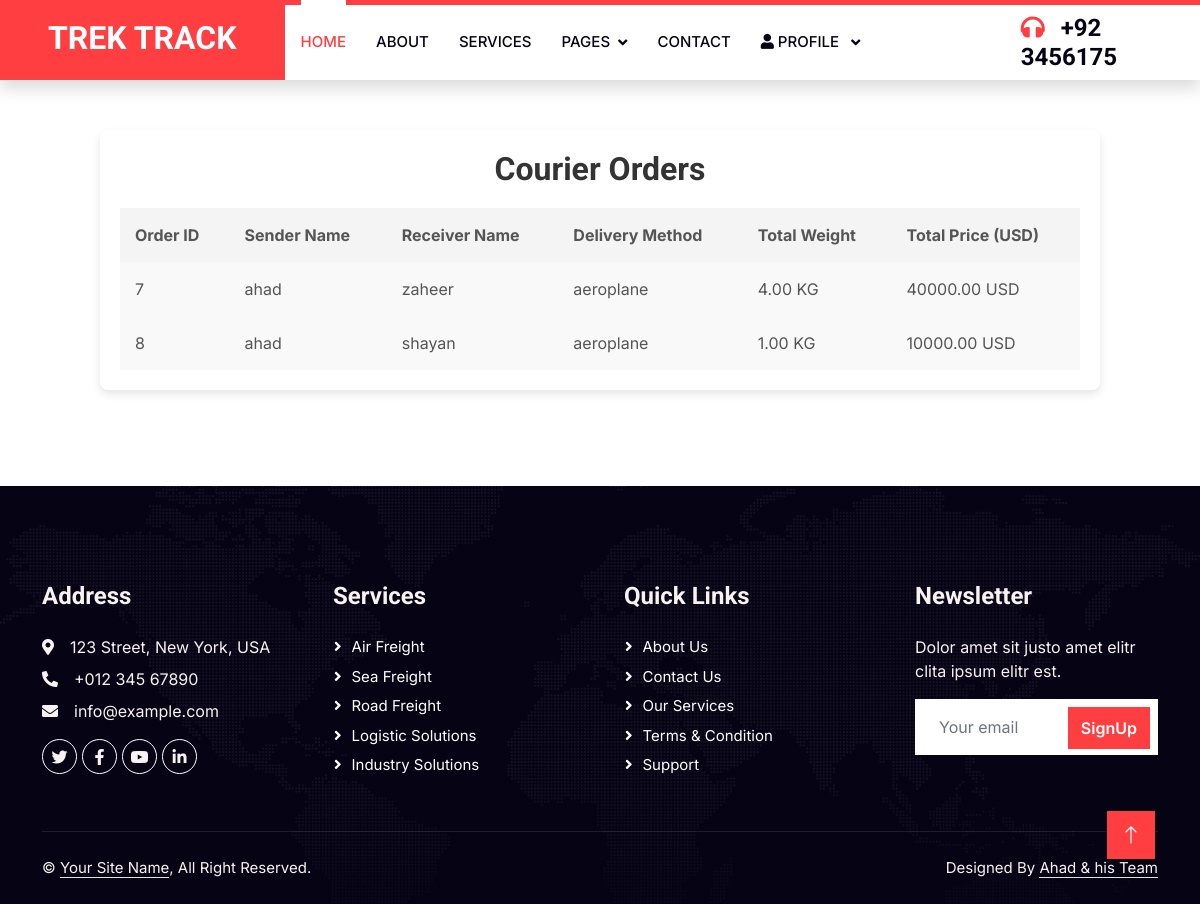
The page /viewparceldetails.php (signed in) on the database its author committed.
### tables this page shows
CREATE TABLE `courier_orders` (
  `order_id` int(11) NOT NULL,
  `uid` int(11) DEFAULT NULL,
  `pid` int(11) DEFAULT NULL,
  `sname` varchar(255) NOT NULL,
  `semail` varchar(255) NOT NULL,
  `sphone` varchar(20) NOT NULL,
  `scountry` varchar(100) NOT NULL,
  `scity` varchar(100) NOT NULL,
  `saddress` text NOT NULL,
  `rname` varchar(255) NOT NULL,
  `remail` varchar(255) NOT NULL,
  `rphone` varchar(20) NOT NULL,
  `rcountry` varchar(100) NOT NULL,
  `rcity` varchar(100) NOT NULL,
  `raddress` text NOT NULL,
  `dmethod` varchar(50) NOT NULL,
  `tweight` decimal(10,2) NOT NULL,
  `totalprice` decimal(10,2) NOT NULL
);

### viewparceldetails.php (the view, shortened to what this page needs)
<?php
include 'database.php';
$query = "SELECT * FROM courier_orders";
$result = mysqli_query($conn, $query);
?>
<!DOCTYPE html>
<html lang="en">
<head>
</head>
<body>
<?php include 'headers.php'; ?>
<div class="orders-container">
    <h2 class="main-heading">Courier Orders</h2>
    <table>
        <thead>
            <tr>
                <th>Order ID</th>
                <th>Sender Name</th>
                <th>Receiver Name</th>
                <th>Delivery Method</th>
                <th>Total Weight</th>
                <th>Total Price (USD)</th>
            </tr>
        </thead>
        <tbody>
            <?php
            if (mysqli_num_rows($result) > 0) {
                while ($row = mysqli_fetch_assoc($result)) {
                    echo "<tr>";
                    echo "<td>" . $row['order_id'] . "</td>";
                    echo "<td>" . $row['sname'] . "</td>";
                    echo "<td>" . $row['rname'] . "</td>";
                    echo "<td>" . $row['dmethod'] . "</td>";
                    echo "<td>" . $row['tweight'] . " KG</td>";
                    echo "<td>" . $row['totalprice'] . " USD</td>";
                    echo "</tr>";
                }
            } else {
                echo "<tr><td colspan='6'>No orders found.</td></tr>";
            }
            ?>
        </tbody>
    </table>
</div>
<?php include 'footers.php'; ?>
</body>
</html>

### headers.php (shortened to what this page needs)
<!DOCTYPE html>
<html lang="en">
<head>
    <link href="https://cdnjs.cloudflare.com/ajax/libs/font-awesome/5.10.0/css/all.min.css" rel="stylesheet">
    <link href="https://cdn.jsdelivr.net/npm/bootstrap-icons@1.4.1/font/bootstrap-icons.css" rel="stylesheet">
    <link href="lib/animate/animate.min.css" rel="stylesheet">
    <link href="lib/owlcarousel/assets/owl.carousel.min.css" rel="stylesheet">
    <link href="css/bootstrap.min.css" rel="stylesheet">
    <link href="css/styl.css" rel="stylesheet">
</head>
<body>
    <nav class="navbar navbar-expand-lg bg-white navbar-light shadow border-top border-5 border-primary sticky-top p-0">
        <a href="index.html" class="navbar-brand bg-primary d-flex align-items-center px-4 px-lg-5">
            <h2 class="mb-2 text-white">TREK TRACK</h2>
        </a>
        <div class="collapse navbar-collapse" id="navbarCollapse">
            <div class="navbar-nav ms-auto p-4 p-lg-0">
                <a href="index.php" class="nav-item nav-link active">Home</a>
                <a href="about.php" class="nav-item nav-link">About</a>
                <a href="service.php" class="nav-item nav-link">Services</a>
                <div class="nav-item dropdown">
                    <a href="#" class="nav-link dropdown-toggle" data-bs-toggle="dropdown">Pages</a>
                </div>
                <a href="contact.php" class="nav-item nav-link">Contact</a>
                <?php
                    if (isset($_SESSION['uid'])) {
                        $uid = $_SESSION['uid'];
                        include('database.php');
                        $selectquery = "SELECT `uid`, `Username`, `First_Name`, `Last_Name`, `Email`, `Pass`, `upimg`, `ucimg`
                                        FROM `users`
                                        WHERE `uid` = '$uid'";
                        $query = mysqli_query($conn, $selectquery);
                        if ($row = mysqli_fetch_array($query)) {
                            ?>
                             <div style="width: 260px;">
                            <div class="nav-item dropdown">
                                <a href="#" class="nav-link dropdown-toggle" data-bs-toggle="dropdown">
                                    <i class="fa fa-user opacity-6 text-dark me-1"></i>Profile
                                </a>
                            </div>
                            </div>
                            <?php
                        } else {
                            echo "<p class='text-center'>User not found</p>";
                        }
                    } else {
                        ?>
                        <a href="login.php" class="nav-item nav-link"><i class="fas fa-user-circle opacity-6 text-dark me-1"></i>Login</a>
                        <a href="register.php" class="nav-item nav-link"><i class="fas fa-key opacity-6 text-dark me-1"></i>Register</a>
                        <?php
                    }
                    ?>
            </div>
            <h4 class="m-0 pe-lg-5 d-none d-lg-block"><i class="fa fa-headphones text-primary me-3"></i>+92 3456175</h4>
        </div>
    </nav>
    <a href="#" class="btn btn-lg btn-primary btn-lg-square rounded-0 back-to-top"><i class="bi bi-arrow-up"></i></a>
</body>
</html>

### footers.php (shortened to what this page needs)
<!DOCTYPE html>
<html lang="en">
<head>
    <link href="https://cdnjs.cloudflare.com/ajax/libs/font-awesome/5.10.0/css/all.min.css" rel="stylesheet">
    <link href="https://cdn.jsdelivr.net/npm/bootstrap-icons@1.4.1/font/bootstrap-icons.css" rel="stylesheet">
    <link href="lib/animate/animate.min.css" rel="stylesheet">
    <link href="lib/owlcarousel/assets/owl.carousel.min.css" rel="stylesheet">
    <link href="css/bootstrap.min.css" rel="stylesheet">
    <link href="css/styl.css" rel="stylesheet">
</head>
<body>
    <div class="container-fluid bg-dark text-light footer pt-5 wow fadeIn" data-wow-delay="0.1s" style="margin-top: 6rem;">
        <div class="container py-5">
            <div class="row g-5">
                <div class="col-lg-3 col-md-6">
                    <h4 class="text-light mb-4">Address</h4>
                    <p class="mb-2"><i class="fa fa-map-marker-alt me-3"></i>123 Street, New York, USA</p>
                    <p class="mb-2"><i class="fa fa-phone-alt me-3"></i>+012 345 67890</p>
                    <p class="mb-2"><i class="fa fa-envelope me-3"></i>info@example.com</p>
                    <div class="d-flex pt-2">
                        <a class="btn btn-outline-light btn-social" href=""><i class="fab fa-twitter"></i></a>
                        <a class="btn btn-outline-light btn-social" href=""><i class="fab fa-facebook-f"></i></a>
                        <a class="btn btn-outline-light btn-social" href=""><i class="fab fa-youtube"></i></a>
                        <a class="btn btn-outline-light btn-social" href=""><i class="fab fa-linkedin-in"></i></a>
                    </div>
                </div>
                <div class="col-lg-3 col-md-6">
                    <h4 class="text-light mb-4">Services</h4>
                    <a class="btn btn-link" href="">Air Freight</a>
                    <a class="btn btn-link" href="">Sea Freight</a>
                    <a class="btn btn-link" href="">Road Freight</a>
                    <a class="btn btn-link" href="">Logistic Solutions</a>
                    <a class="btn btn-link" href="">Industry solutions</a>
                </div>
                <div class="col-lg-3 col-md-6">
                    <h4 class="text-light mb-4">Quick Links</h4>
                    <a class="btn btn-link" href="">About Us</a>
                    <a class="btn btn-link" href="">Contact Us</a>
                    <a class="btn btn-link" href="">Our Services</a>
                    <a class="btn btn-link" href="">Terms & Condition</a>
                    <a class="btn btn-link" href="">Support</a>
                </div>
                <div class="col-lg-3 col-md-6">
                    <h4 class="text-light mb-4">Newsletter</h4>
                    <p>Dolor amet sit justo amet elitr clita ipsum elitr est.</p>
                    <div class="position-relative mx-auto" style="max-width: 400px;">
                        <input class="form-control border-0 w-100 py-3 ps-4 pe-5" type="text" placeholder="Your email">
                        <button type="button" class="btn btn-primary py-2 position-absolute top-0 end-0 mt-2 me-2">SignUp</button>
                    </div>
                </div>
            </div>
        </div>
        <div class="container">
            <div class="copyright">
                <div class="row">
                    <div class="col-md-6 text-center text-md-start mb-3 mb-md-0">
                        &copy; <a class="border-bottom" href="#">Your Site Name</a>, All Right Reserved.
                    </div>
                    <div class="col-md-6 text-center text-md-end">
                        Designed By <a class="border-bottom" href="#">Ahad & his Team</a>
                    </div>
                </div>
            </div>
        </div>
    </div>
</body>
</html>

### css/styl.css (style rules this page uses)
:root { --primary: #FF3E41; --secondary: #51CFED; --light: #F8F2F0; --dark: #060315; }
.back-to-top { position: fixed; display: none; right: 45px; bottom: 45px; z-index: 99; }
.btn { font-weight: 600; transition: .5s; }
.btn.btn-primary, .btn.btn-secondary { color: #FFFFFF; }
.btn-lg-square { width: 48px; height: 48px; }
.btn-square, .btn-sm-square, .btn-lg-square { padding: 0; display: flex; align-items: center; justify-content: center; font-weight: normal; }
.navbar .dropdown-toggle::after { border: none; content: "\f107"; font-family: "Font Awesome 5 Free"; font-weight: 900; vertical-align: middle; margin-left: 8px; }
.navbar-light .navbar-nav .nav-link { position: relative; margin-right: 30px; padding: 25px 0; color: #FFFFFF; font-size: 15px; text-transform: uppercase; outline: none; }
.navbar-light .navbar-nav .nav-link:hover, .navbar-light .navbar-nav .nav-link.active { color: var(--primary); }
.navbar-light .navbar-brand, .navbar-light a.btn { height: 75px; }
.navbar-light .navbar-nav .nav-link { color: var(--dark); font-weight: 500; }
.navbar-light.sticky-top { top: -100px; transition: .5s; }
@media (min-width: 992px) { .navbar-light .navbar-nav .nav-link::before { position: absolute; content: ""; width: 0; height: 5px; top: -6px; left: 50%; background: #FFFFFF; transition: .5s; } }
@media (min-width: 992px) { .navbar-light .navbar-nav .nav-link:hover::before, .navbar-light .navbar-nav .nav-link.active::before { width: 100%; left: 0; } }
.footer { background: linear-gradient(rgba(6, 3, 21, .5), rgba(6, 3, 21, .5)), url(../img/map.png) center center no-repeat; background-size: cover; }
.footer .btn.btn-social { margin-right: 5px; width: 35px; height: 35px; display: flex; align-items: center; justify-content: center; color: var(--light); border: 1px solid #FFFFFF; border-radius: 35px; transition: .3s; }
.footer .btn.btn-link { display: block; margin-bottom: 5px; padding: 0; text-align: left; color: #FFFFFF; font-size: 15px; font-weight: normal; text-transform: capitalize; transition: .3s; }
.footer .btn.btn-link::before { position: relative; content: "\f105"; font-family: "Font Awesome 5 Free"; font-weight: 900; margin-right: 10px; }
.footer .copyright { padding: 25px 0; font-size: 15px; border-top: 1px solid rgba(256, 256, 256, .1); }
.footer .copyright a { color: var(--light); }

### viewparceldetails.php (style rules this page uses)
body { font-family: Arial, sans-serif; background-color: #f4f4f4; margin: 0; padding: 0; }
.orders-container { max-width: 1000px; margin: 50px auto; background-color: #fff; border-radius: 8px; padding: 20px; box-shadow: 0 4px 8px rgba(0, 0, 0, 0.1); }
table { width: 100%; border-collapse: collapse; }
th, td { padding: 15px; text-align: left; }
th { background-color: #f4f4f4; }
td { background-color: #f9f9f9; }
.main-heading { text-align: center; margin-bottom: 20px; color: #333; }

### rows shown on the page
courier_orders: order_id "7", sname "ahad", rname "zaheer", dmethod "aeroplane", tweight "4.00", totalprice "40000.00"
courier_orders: order_id "8", sname "ahad", rname "shayan", dmethod "aeroplane", tweight "1.00", totalprice "10000.00"
